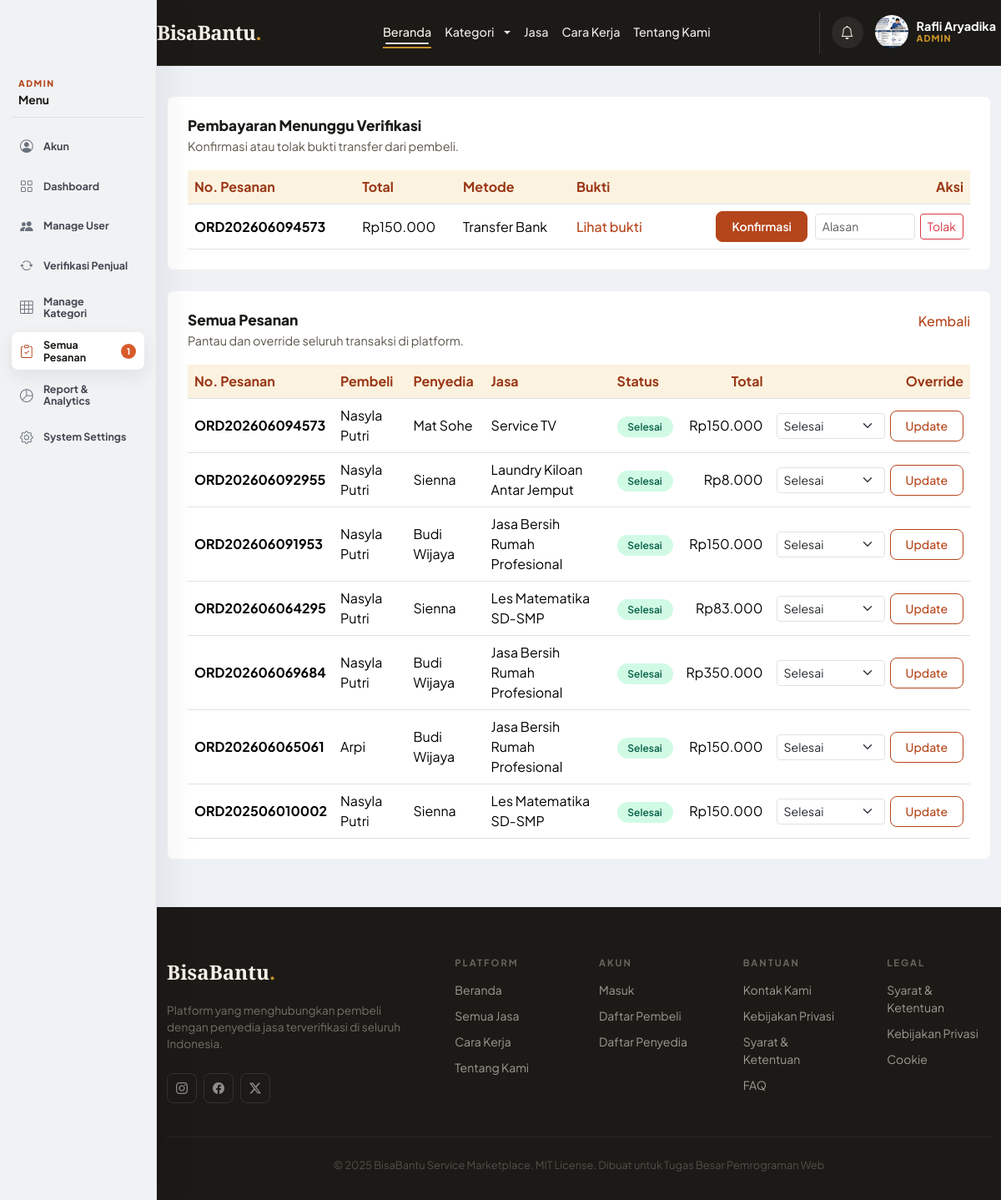
/index.php?page=admin_orders (signed in), run on the app's committed database.
### tables this page shows
CREATE TABLE `payments` (
  `id` int NOT NULL AUTO_INCREMENT,
  `order_id` int NOT NULL,
  `method` enum('bank_transfer','cash') NOT NULL,
  `proof_image` varchar(255) DEFAULT NULL,
  `status` enum('pending','verified','rejected') DEFAULT 'pending',
  `verified_at` datetime DEFAULT NULL,
  `notes` text,
  `created_at` timestamp NOT NULL DEFAULT CURRENT_TIMESTAMP,
  PRIMARY KEY (`id`),
  KEY `order_id` (`order_id`),
  CONSTRAINT `payments_ibfk_1` FOREIGN KEY (`order_id`) REFERENCES `orders` (`id`) ON DELETE CASCADE
);

CREATE TABLE `orders` (
  `id` int NOT NULL AUTO_INCREMENT,
  `buyer_id` int NOT NULL,
  `provider_id` int NOT NULL,
  `order_number` varchar(20) NOT NULL,
  `total_price` decimal(12,2) NOT NULL,
  `quantity` int NOT NULL DEFAULT '1',
  `service_date` date NOT NULL,
  `service_address` text NOT NULL,
  `status` enum('pending','waiting_payment','paid','accepted','in_progress','completed','cancelled') NOT NULL DEFAULT 'pending',
  `notes` text,
  `created_at` timestamp NOT NULL DEFAULT CURRENT_TIMESTAMP,
  `updated_at` timestamp NOT NULL DEFAULT CURRENT_TIMESTAMP ON UPDATE CURRENT_TIMESTAMP,
  PRIMARY KEY (`id`),
  UNIQUE KEY `order_number` (`order_number`),
  KEY `buyer_id` (`buyer_id`),
  KEY `provider_id` (`provider_id`),
  CONSTRAINT `orders_ibfk_1` FOREIGN KEY (`buyer_id`) REFERENCES `users` (`id`) ON DELETE RESTRICT,
  CONSTRAINT `orders_ibfk_2` FOREIGN KEY (`provider_id`) REFERENCES `users` (`id`) ON DELETE RESTRICT
);

CREATE TABLE `users` (
  `id` int NOT NULL AUTO_INCREMENT,
  `name` varchar(100) NOT NULL,
  `email` varchar(100) NOT NULL,
  `password` varchar(255) NOT NULL,
  `role` enum('buyer','provider','admin') NOT NULL,
  `is_verified` tinyint(1) DEFAULT '0',
  `phone` varchar(20) DEFAULT NULL,
  `address` text,
  `remember_token` varchar(255) DEFAULT NULL,
  `profile_photo` varchar(255) DEFAULT NULL,
  `created_at` timestamp NOT NULL DEFAULT CURRENT_TIMESTAMP,
  `updated_at` timestamp NOT NULL DEFAULT CURRENT_TIMESTAMP ON UPDATE CURRENT_TIMESTAMP,
  PRIMARY KEY (`id`),
  UNIQUE KEY `email` (`email`)
);

### models/PaymentModel.php (called while the page is built, shortened)
<?php
class PaymentModel {
    private $pdo;
    public function __construct($pdo) {
        $this->pdo = $pdo;
    }
    public function getPending() {
        $stmt = $this->pdo->query('
            SELECT p.*, o.order_number, o.total_price
            FROM payments p
            JOIN orders o ON p.order_id = o.id
            WHERE p.status = "pending"
            ORDER BY p.created_at ASC
        ');
        return $stmt->fetchAll();
    }
}

### helpers/functions.php (called while the page is built, shortened)
<?php
function base_url($path = '') {
    $scheme = (!empty($_SERVER['HTTPS']) && $_SERVER['HTTPS'] !== 'off') ? 'https' : 'http';
    $host = $_SERVER['HTTP_HOST'] ?? 'localhost';
    $scriptDir = rtrim(dirname($_SERVER['SCRIPT_NAME']), '/\\');
    $base = $scheme . '://' . $host . $scriptDir;
    return rtrim($base, '/\\') . '/' . ltrim($path, '/\\');
}
function e($value) {
    return htmlspecialchars($value, ENT_QUOTES, 'UTF-8');
}
function format_rupiah($amount) {
    return 'Rp' . number_format((float) $amount, 0, ',', '.');
}
function order_status_info($status) {
    $map = [
        'pending' => ['Menunggu', 'pending'],
        'waiting_payment' => ['Menunggu Bayar', 'pending'],
        'paid' => ['Dibayar', 'active'],
        'accepted' => ['Diterima', 'active'],
        'in_progress' => ['Diproses', 'active'],
        'completed' => ['Selesai', 'verified'],
        'cancelled' => ['Dibatalkan', 'inactive'],
    ];
    return $map[$status] ?? ['Unknown', 'pending'];
}

### models/OrderModel.php (called while the page is built, shortened)
<?php
class OrderModel {
    private $pdo;
    public function __construct($pdo) {
        $this->pdo = $pdo;
    }
    public function getAllWithServices() {
        $stmt = $this->pdo->query('
            SELECT o.*, ub.name as buyer_name, up.name as provider_name,
                   (SELECT s.title FROM order_items oi JOIN services s ON oi.service_id = s.id WHERE oi.order_id = o.id LIMIT 1) as service_title
            FROM orders o
            JOIN users ub ON o.buyer_id = ub.id
            JOIN users up ON o.provider_id = up.id
            ORDER BY o.created_at DESC
        ');
        return $stmt->fetchAll();
    }
}

### views/admin/all_orders.php (the view, shortened to what this page needs)
<?php
require_once __DIR__ . '/../../models/OrderModel.php';
require_once __DIR__ . '/../../models/PaymentModel.php';
$orderModel = new OrderModel($pdo);
$paymentModel = new PaymentModel($pdo);
$orders = $orderModel->getAllWithServices();
$pendingPayments = $paymentModel->getPending();
$statusOptions = ['waiting_payment', 'paid', 'accepted', 'in_progress', 'completed', 'cancelled'];
?>
<main class="admin-dashboard">
    <div class="container">
        <?php if (!empty($pendingPayments)): ?>
        <section class="admin-panel mb-4">
            <div class="admin-panel-head">
                <div>
                    <h2>Pembayaran Menunggu Verifikasi</h2>
                    <p>Konfirmasi atau tolak bukti transfer dari pembeli.</p>
                </div>
            </div>
            <div class="table-responsive">
                <table class="table admin-table align-middle mb-0">
                    <thead>
                        <tr>
                            <th>No. Pesanan</th>
                            <th>Total</th>
                            <th>Metode</th>
                            <th>Bukti</th>
                            <th class="text-end">Aksi</th>
                        </tr>
                    </thead>
                    <tbody>
                        <?php foreach ($pendingPayments as $payment): ?>
                            <tr>
                                <td><strong><?= e($payment['order_number']) ?></strong></td>
                                <td><?= e(format_rupiah($payment['total_price'])) ?></td>
                                <td><?= e($payment['method'] === 'bank_transfer' ? 'Transfer Bank' : 'Tunai') ?></td>
                                <td>
                                    <?php if ($payment['proof_image']): ?>
                                        <a href="<?= base_url('assets/uploads/payments/' . $payment['proof_image']) ?>" target="_blank" class="link-accent">Lihat bukti</a>
                                    <?php else: ?>
                                        -
                                    <?php endif; ?>
                                </td>
                                <td class="text-end">
                                    <form method="post" action="<?= base_url('index.php?page=payment&action=verify') ?>" class="admin-inline-form">
                                        <button type="submit" class="btn btn-sm btn-primary-custom">Konfirmasi</button>
                                    </form>
                                    <form method="post" action="<?= base_url('index.php?page=payment&action=verify') ?>" class="admin-inline-form">
                                        <input type="text" name="notes" class="form-control form-control-sm d-inline-block" style="width:120px" placeholder="Alasan">
                                        <button type="submit" class="btn btn-sm btn-outline-danger">Tolak</button>
                                    </form>
                                </td>
                            </tr>
                        <?php endforeach; ?>
                    </tbody>
                </table>
            </div>
        </section>
        <?php endif; ?>
        <section class="admin-panel">
            <div class="admin-panel-head">
                <div>
                    <h2>Semua Pesanan</h2>
                    <p>Pantau dan override seluruh transaksi di platform.</p>
                </div>
                <a href="<?= base_url('index.php?page=dashboard') ?>" class="link-accent">Kembali</a>
            </div>
            <div class="table-responsive">
                <table class="table admin-table align-middle mb-0">
                    <thead>
                        <tr>
                            <th>No. Pesanan</th>
                            <th>Pembeli</th>
                            <th>Penyedia</th>
                            <th>Jasa</th>
                            <th>Status</th>
                            <th class="text-end">Total</th>
                            <th class="text-end">Override</th>
                        </tr>
                    </thead>
                    <tbody>
                        <?php if (empty($orders)): ?>
                            <tr><td colspan="7" class="text-center text-muted py-4">Belum ada pesanan.</td></tr>
                        <?php else: ?>
                            <?php foreach ($orders as $order): ?>
                                <?php [$statusLabel, $statusClass] = order_status_info($order['status']); ?>
                                <tr>
                                    <td><strong><?= e($order['order_number']) ?></strong></td>
                                    <td><?= e($order['buyer_name']) ?></td>
                                    <td><?= e($order['provider_name']) ?></td>
                                    <td><?= e($order['service_title'] ?? '-') ?></td>
                                    <td><span class="status-badge <?= e($statusClass) ?>"><?= e($statusLabel) ?></span></td>
                                    <td class="text-end"><?= e(format_rupiah($order['total_price'])) ?></td>
                                    <td class="text-end">
                                        <form method="post" action="<?= base_url('index.php?page=admin&action=order_status') ?>" class="admin-status-form">
                                            <select name="status" class="form-select form-select-sm">
                                                <?php foreach ($statusOptions as $opt): ?>
                                                    <option value="<?= e($opt) ?>" <?= $order['status'] === $opt ? 'selected' : '' ?>><?= e(order_status_info($opt)[0]) ?></option>
                                                <?php endforeach; ?>
                                            </select>
                                            <button type="submit" class="btn btn-sm btn-outline-custom">Update</button>
                                        </form>
                                    </td>
                                </tr>
                            <?php endforeach; ?>
                        <?php endif; ?>
                    </tbody>
                </table>
            </div>
        </section>
    </div>
</main>

### assets/css/main.css (style rules this page uses)
:root { --cream: #F5F0E8; --warm-100: #EDE5D0; --warm-200: #D4C4A0; --ink: #1C1A16; --ink-60: #5A5548; --ink-30: #9D9488; --accent: #B5451B; --accent-lt: #F0E4DE; --gold: #C8922A; --gold-lt: #FBF3E0; --orange-primary: var(--accent); --orange-dark: #9a3615; --orange-light: var(--accent-lt); --orange-soft: var(--gold-lt); --text-dark: var(--ink); --text-muted: var(--ink-60); }
body { min-height: 100vh; display: flex; flex-direction: column; font-family: 'Plus Jakarta Sans', system-ui, sans-serif; color: var(--ink); background-color: var(--cream); }
html { min-height: 100%; }
body.has-role-sidebar { padding-left: 188px; background: #f4f5f7; }
.btn-outline-custom { border: 1px solid rgba(255, 255, 255, 0.25); color: rgba(255, 255, 255, 0.85); border-radius: 8px; padding: 7px 18px; font-size: 0.875rem; font-weight: 500; background: none; transition: all 0.2s; }
.btn-primary-custom { background: var(--gold); color: var(--ink); border: none; border-radius: 8px; padding: 7px 18px; font-size: 0.875rem; font-weight: 600; transition: all 0.2s; }
.table-responsive { scrollbar-width: thin; scrollbar-color: rgba(181, 69, 27, 0.42) rgba(28, 26, 22, 0.06); }
.link-accent { color: var(--accent); font-weight: 500; text-decoration: none; }
.btn-outline-custom, .btn-primary-custom, .btn-login, .btn-register, .search-box button, .filter-pill, .link-accent, .auth-btn-submit, .auth-btn-outline, .auth-btn-google, .auth-modal-close, .auth-tab, .auth-role-card, .social-btn { transition: transform 0.22s ease, box-shadow 0.22s ease, background-color 0.22s ease, border-color 0.22s ease, color 0.22s ease; }
.link-accent { display: inline-flex; align-items: center; gap: 4px; }

### assets/css/auth-modal.css (style rules this page uses)
:root { --auth-accent: #B5451B; --auth-accent-dark: #9a3615; --auth-accent-soft: #F0E4DE; --auth-accent-border: #D4C4A0; --auth-gold: #C8922A; --auth-gold-soft: #FBF3E0; --font-sans: 'Plus Jakarta Sans', system-ui, sans-serif; --color-text-primary: #1C1A16; --color-text-secondary: #6b7280; --color-text-tertiary: #9ca3af; --color-background-primary: #fff; --color-background-secondary: #f9fafb; --color-background-tertiary: #f3f4f6; --color-border-secondary: #e5e7eb; --color-border-tertiary: #f3f4f6; --border-radius-md: 8px; --border-radius-xl: 16px; }

### assets/css/animations.css (style rules this page uses)
:root { --bb-motion-fast: 180ms; --bb-motion-base: 320ms; --bb-motion-slow: 480ms; --bb-motion-ease: cubic-bezier(.22, 1, .36, 1); --bb-motion-shadow: 0 18px 45px rgba(15, 23, 42, .14); --bb-focus-glow: 0 0 0 .22rem rgba(37, 99, 235, .16); }
html { scroll-behavior: smooth; }
body { opacity: 1; }
.animate-on-scroll { opacity: 0; transition: opacity var(--bb-motion-slow) var(--bb-motion-ease), transform var(--bb-motion-slow) var(--bb-motion-ease); transition-delay: var(--bb-stagger-delay, 0ms); will-change: opacity, transform; }
.animate-on-scroll.fade-up { transform: translate3d(0, 26px, 0); }
.animate-on-scroll.zoom-in { transform: scale(.96); }
.animate-on-scroll.in-view { opacity: 1; transform: translate3d(0, 0, 0) scale(1); }
.btn, button, [type="button"], [type="submit"], .cart-nav-btn, .header-icon-btn, .social-btn, .role-sidebar-nav a, .profile-dropdown-item { position: relative; overflow: hidden; transition: transform var(--bb-motion-fast) var(--bb-motion-ease), box-shadow var(--bb-motion-fast) var(--bb-motion-ease), border-color var(--bb-motion-fast) ease, background-color var(--bb-motion-fast) ease, color var(--bb-motion-fast) ease; }
.form-control, .form-select, textarea, input { transition: border-color var(--bb-motion-fast) ease, box-shadow var(--bb-motion-fast) ease, background-color var(--bb-motion-fast) ease, transform var(--bb-motion-fast) ease; }
.table { animation: bb-fade-up var(--bb-motion-slow) var(--bb-motion-ease) both; }
.table tbody tr { transition: background-color var(--bb-motion-fast) ease; }

### data on the page
payments: order.order_number "ORD202606094573", order.total_price "Rp150.000", method "Transfer Bank"
orders: order_number "ORD202606094573", buyer.name "Nasyla Putri", provider.name "Mat Sohe", service_title "Service TV", statusLabel "Selesai", total_price "Rp150.000"
orders: order_number "ORD202606092955", buyer.name "Nasyla Putri", provider.name "Sienna", service_title "Laundry Kiloan Antar Jemput", statusLabel "Selesai", total_price "Rp8.000"
orders: order_number "ORD202606091953", buyer.name "Nasyla Putri", provider.name "Budi Wijaya", service_title "Jasa Bersih Rumah Profesional", statusLabel "Selesai", total_price "Rp150.000"
orders: order_number "ORD202606064295", buyer.name "Nasyla Putri", provider.name "Sienna", service_title "Les Matematika SD-SMP", statusLabel "Selesai", total_price "Rp83.000"
orders: order_number "ORD202606069684", buyer.name "Nasyla Putri", provider.name "Budi Wijaya", service_title "Jasa Bersih Rumah Profesional", statusLabel "Selesai", total_price "Rp350.000"
orders: order_number "ORD202606065061", buyer.name "Arpi", provider.name "Budi Wijaya", service_title "Jasa Bersih Rumah Profesional", statusLabel "Selesai", total_price "Rp150.000"
orders: order_number "ORD202506010002", buyer.name "Nasyla Putri", provider.name "Sienna", service_title "Les Matematika SD-SMP", statusLabel "Selesai", total_price "Rp150.000"

### other printed values
$userName "Rafli Aryadika"
$roleLabel "ADMIN"
$roleShortLabel "ADMIN"
$item['label'] "Akun"
$item['label'] "Dashboard"
$item['label'] "Manage User"
$item['label'] "Verifikasi Penjual"
$item['label'] "Manage Kategori"
$item['label'] "Semua Pesanan"
$item['badge'] "1"
$item['label'] "Report & Analytics"
$item['label'] "System Settings"
form field status "Selesai"
